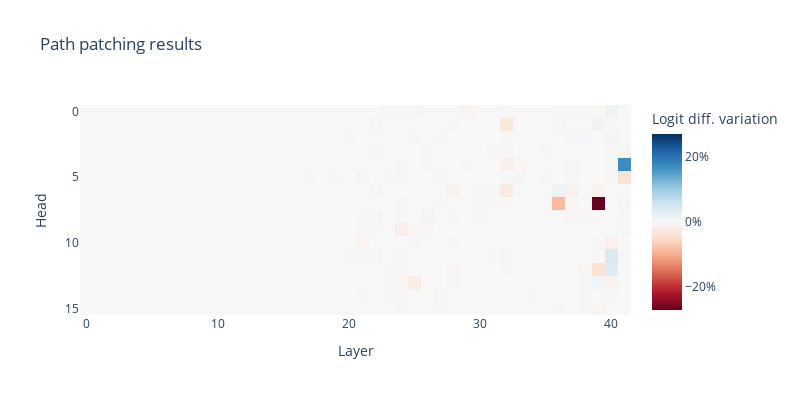

The notebook cell this image was saved under:
### Code cell
filename = "./results/gemma_2_9b/resid_post_41.pt"
results_resid_post_41 = t.load(filename)
visualize_heatmap(results_resid_post_41)

### Figure 1 — Plotly figure (JSON) as saved in the notebook; plotly's stock layout.template omitted (floating-point values rounded to 4 significant figures; data arrays with more than 128 entries replaced by an {"elided": "..."} marker saying what was removed)
{"data": [{"coloraxis": "coloraxis", "hovertemplate": "Layer: %{x}<br>Head: %{y}<br>Logit diff. variation: %{z}<extra></extra>", "name": "0", "type": "heatmap", "xaxis": "x", "yaxis": "y", "z": {"elided": "16x42 float values"}}], "layout": {"coloraxis": {"cmid": 0, "colorbar": {"ticksuffix": "%", "title": {"text": "Logit diff. variation"}}, "colorscale": [[0, "rgb(103,0,31)"], [0.1, "rgb(178,24,43)"], [0.2, "rgb(214,96,77)"], [0.3, "rgb(244,165,130)"], [0.4, "rgb(253,219,199)"], [0.5, "rgb(247,247,247)"], [0.6, "rgb(209,229,240)"], [0.7, "rgb(146,197,222)"], [0.8, "rgb(67,147,195)"], [0.9, "rgb(33,102,172)"], [1, "rgb(5,48,97)"]]}, "height": 400, "title": {"text": "Path patching results "}, "width": 800, "xaxis": {"anchor": "y", "constrain": "domain", "domain": [0, 1], "scaleanchor": "y", "title": {"text": "Layer"}}, "yaxis": {"anchor": "x", "autorange": "reversed", "constrain": "domain", "domain": [0, 1], "title": {"text": "Head"}}}}
